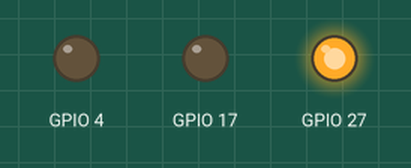
This program was run on a simulated Raspberry Pi (BCM pin numbers). On the bench: output pins drawn as LEDs (lit = HIGH). Random numbers come from a fixed seed.

Above: at 0.1 s.
At 29.1 s:
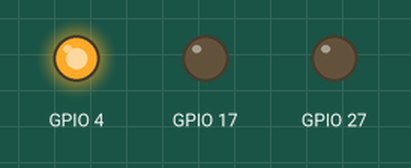
Timing chart, 0 to 40.0 s (numbered marks = the images above):
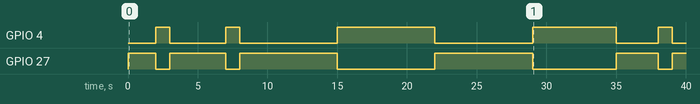

Measured:
- by itself, GPIO 4: LOW → HIGH at 2.0 s, → LOW 1.0 s later, → HIGH 4.0 s later, → LOW 1.0 s later, … (10 changes in this stretch)
- by itself, GPIO 27: LOW → HIGH at 0.00 s, → LOW 2.0 s later, → HIGH 1.0 s later, → LOW 4.0 s later, … (11 changes in this stretch)

The program:

tapper.py
```python
import RPi.GPIO as GPIO
import time
import os
import random


GPIO.setmode(GPIO.BCM)
GPIO.setup(17, GPIO.OUT)
GPIO.setup(27, GPIO.OUT)
GPIO.setup(4, GPIO.OUT)

isOne = True
isTwo = False
isFour = False

while True:
  if  isOne == True:
      isOne = False
      GPIO.output(27, True)
      GPIO.output(4, False)
  else:
      isOne = True
      GPIO.output(27, False)
      GPIO.output(4, True)
  timeRand = random.randint(0, 8)
  time.sleep(timeRand)
```
